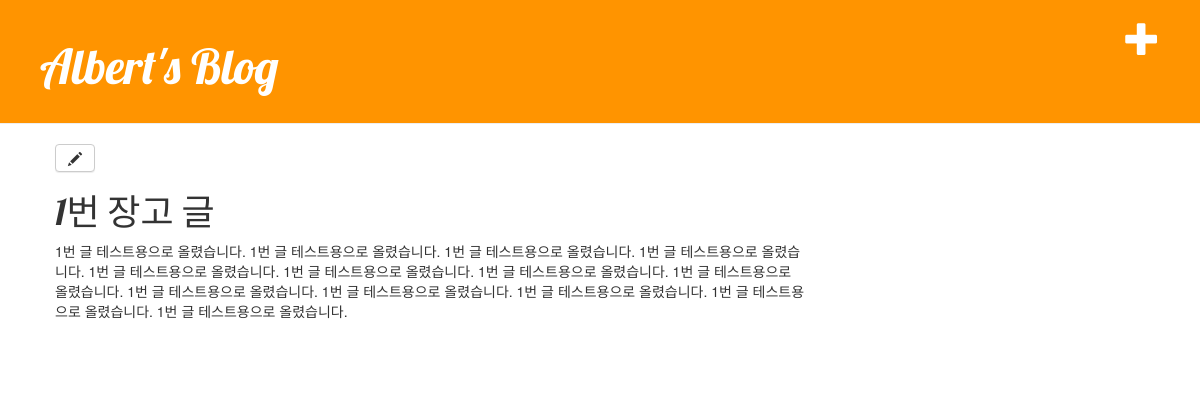
/blog/post/1, run on the app's committed database.
### blog/models.py (models this page shows, shortened)
class Post(models.Model):
    author = models.ForeignKey('auth.User', on_delete=models.CASCADE)
    title = models.CharField(max_length=200)
    text = models.TextField()
    created_date = models.DateTimeField(default=timezone.now)
    published_date = models.DateTimeField(blank=True, null=True)

### blog/views.py (the view)
# urls.py: path('post/<int:pk>', views.post_detail, name='post_detail'),
def post_detail(request, pk):
    post = get_object_or_404(Post, pk=pk)
    return render(request, 'blog/post_detail.html', {'post': post})

### blog/templates/blog/post_detail.html (shortened to what this page needs)
{% extends 'blog/base.html' %}
{% block content %}
    <div class="post">
        <a class="btn btn-default" href="{% url 'post_edit' pk=post.pk %}"><span class="glyphicon glyphicon-pencil"></span></a>
        <h1>{{ post.title }}</h1>
        <p>{{ post.text|linebreaksbr }}</p>
    </div>
{% endblock %}

### blog/static/css/blog.css (style rules this page uses)
h1, h2, h3, h4 { font-family: 'Lobster', cursive; }
.post { margin-bottom: 70px; }

### data on the page
Post: title "1번 장고 글", text "1번 글 테스트용으로 올렸습니다. 1번 글 테스트용으로 올렸습니다. 1번 글 테스트용으로 올렸습니다. 1번 글 테스트용으로 올렸습니다. 1번 글 테스트용으로 올렸습니다. 1번 글 테스트용으로 올렸습니다. 1번 글 테스트용으로 올렸습니다. 1번 글 테스트용으로 올렸습니다. 1번 글 테스트용으로 올렸습니다. 1번 글 테스트용으로 올렸습니다. 1번 글 테스트용으로 올렸습니다. 1번 글 테스트용으로 올렸습니다. 1번 글 테스트용으로 올렸습니다."
